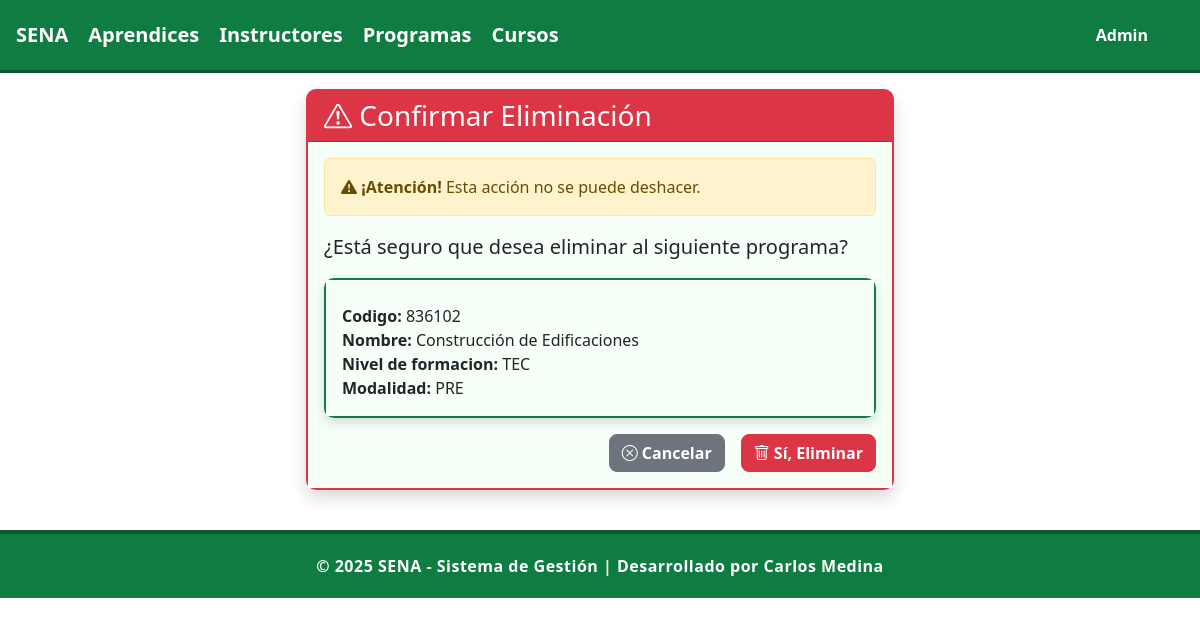
The page /programas/eliminar/1 on the database as committed earlier.
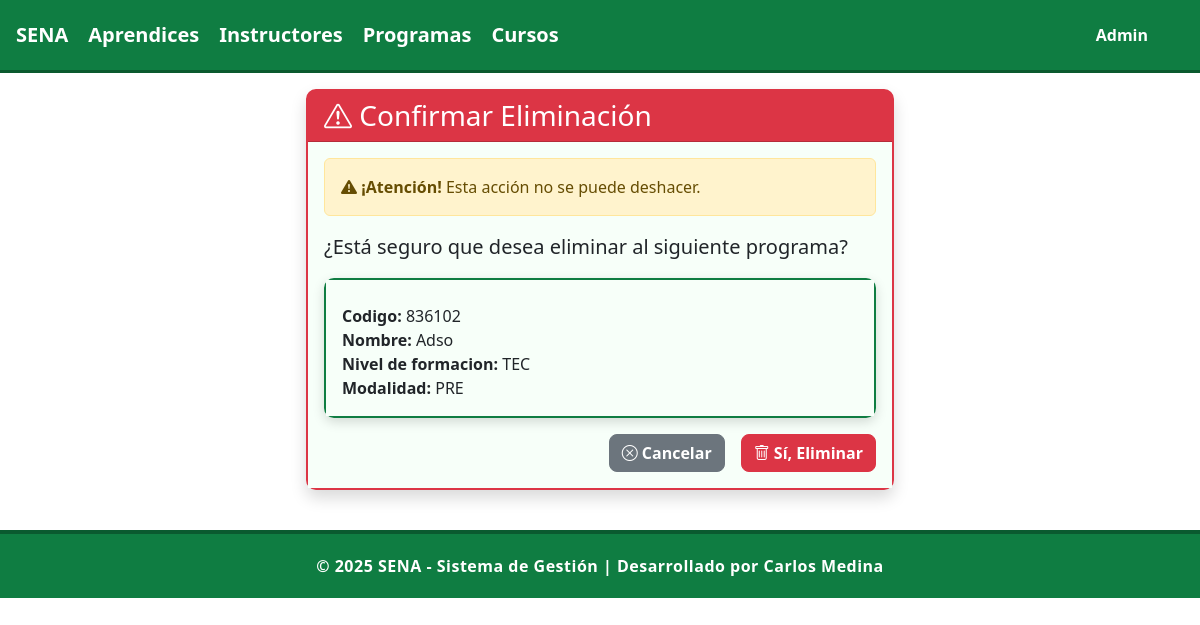
The same page on the database as committed later.
### programas/models.py (models this page shows, shortened)
class Programa(models.Model):
    NIVEL_FORMACION_CHOICES = [
        ('AUX', 'Auxiliar'),
        ('OPE', 'Operario'),
        ('TEC', 'Técnico'),
        ('TGL', 'Tecnólogo'),
        ('ESP', 'Especialización Tecnológica'),
        ('COM', 'Complementario'),
    ]
    MODALIDAD_CHOICES = [
        ('PRE', 'Presencial'),
        ('VIR', 'Virtual'),
        ('MIX', 'Mixta'),
    ]
    ESTADO_CHOICES = [
        ('ACT', 'Activo'),
        ('INA', 'Inactivo'),
        ('SUS', 'Suspendido'),
        ('CAN', 'Cancelado'),
     ]
    codigo = models.CharField(max_length=20, unique=True, verbose_name="Código del Programa")
    nombre = models.CharField(max_length=200, verbose_name="Nombre del Programa")
    nivel_formacion = models.CharField(max_length=3, choices=NIVEL_FORMACION_CHOICES, verbose_name="Nivel de Formación")
    modalidad = models.CharField(max_length=3, choices=MODALIDAD_CHOICES, default='PRE', verbose_name="Modalidad")
    duracion_meses = models.PositiveIntegerField(verbose_name="Duración en Meses")
    duracion_horas = models.PositiveIntegerField(verbose_name="Duración en Horas")
    descripcion = models.TextField(verbose_name="Descripción del Programa")
    competencias = models.TextField(verbose_name="Competencias a Desarrollar")
    perfil_egreso = models.TextField(verbose_name="Perfil de Egreso")
    requisitos_ingreso = models.TextField(verbose_name="Requisitos de Ingreso")
    centro_formacion = models.CharField(max_length=200, verbose_name="Centro de Formación")
    regional = models.CharField(max_length=100, verbose_name="Regional")
    estado = models.CharField(max_length=3, choices=ESTADO_CHOICES, default='ACT', verbose_name="Estado")
    fecha_creacion = models.DateField(verbose_name="Fecha de Creación del Programa")
    fecha_registro = models.DateTimeField(auto_now_add=True, verbose_name="Fecha de Registro")
    class Meta:
        verbose_name = "Programa de Formación"
        verbose_name_plural = "Programas de Formación"
        ordering = ['nombre']

### programas/views.py (the view, shortened to what this page needs)
# urls.py: path('programas/eliminar/<int:programa_id>', views.ProgramaDeleteView.as_view(), name='eliminar_programa'),
class ProgramaDeleteView(generic.DeleteView):
    model = Programa
    template_name = 'eliminar_programa.html'
    success_url = reverse_lazy('programas:programas')
    pk_url_kwarg = 'programa_id'

### programas/templates/eliminar_programa.html (shortened to what this page needs)
{% extends 'master.html' %}
{% block content %}
<div class="row justify-content-center">
    <div class="col-md-6">
        <div class="card shadow border-danger">
            <div class="card-header bg-danger text-white">
                <h3 class="card-title mb-0">
                    <i class="bi bi-exclamation-triangle"></i> Confirmar Eliminación
                </h3>
            </div>
            <div class="card-body">
                <div class="alert alert-warning">
                    <i class="bi bi-exclamation-triangle-fill"></i>
                    <strong>¡Atención!</strong> Esta acción no se puede deshacer.
                </div>
                <p class="lead">¿Está seguro que desea eliminar al siguiente programa?</p>
                <div class="card mb-3">
                    <div class="card-body">
                        <p class="card-text">
                            <strong>Codigo:</strong> {{ programa.codigo }}<br>
                            <strong>Nombre:</strong> {{ programa.nombre }}<br>
                            <strong>Nivel de formacion:</strong> {{ programa.nivel_formacion }}<br>
                            <strong>Modalidad:</strong> {{ programa.modalidad }}<br>
                        </p>
                    </div>
                </div>
                <form method="post">
                    <div class="d-grid gap-2 d-md-flex justify-content-md-end">
                        <a href="{% url 'programas:programas' %}" class="btn btn-secondary me-md-2">
                            <i class="bi bi-x-circle"></i> Cancelar
                        </a>
                        <button type="submit" class="btn btn-danger">
                            <i class="bi bi-trash"></i> Sí, Eliminar
                        </button>
                    </div>
                </form>
            </div>
        </div>
    </div>
</div>
{% endblock %}

Rows that differ between the two databases and show on the page:
changed Programa "TEC": nombre "Construcción de Edificaciones" → "Adso"
